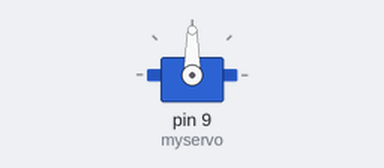
This sketch was run on a simulated Arduino Uno, built with avr-gcc and run on an emulated ATmega328P. Shown: servo.

Above: at 0.1 s.
Timing chart, 0 to 3.0 s (numbered marks = the images above):
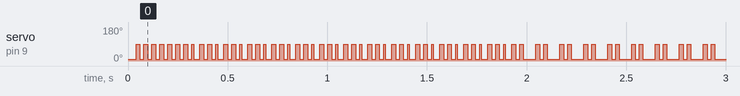

The sketch:

servo.ino
```cpp
/*
  Controlling a servo position using a potentiometer (variable resistor)
  by Michal Rinott <http://people.interaction-ivrea.it/m.rinott>

  modified on 8 Nov 2013
  by Scott Fitzgerald
  http://www.arduino.cc/en/Tutorial/Knob
*/

#include <Servo.h>

Servo myservo;  // create servo object to control a servo

int potpin = 0;  // analog pin used to connect the potentiometer
int val;    // variable to read the value from the analog pin

void setup() {
  myservo.attach(9);  // el servo esta asociado al pin 9
}

void loop() {
  myservo.write(90);                  // sets the servo position according to the scaled value
  myservo.write(10);
}
```

Measured:
- by itself, servo on pin 9 (myservo): alternates 90° for 0.02 s and 10° for 0.02 s
